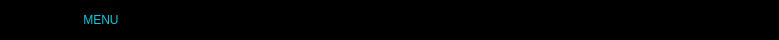
     <widget class="QFrame" name="frame_superior">
      <property name="minimumSize">
       <size>
        <width>0</width>
        <height>40</height>
       </size>
      </property>
      <property name="maximumSize">
       <size>
        <width>16777215</width>
        <height>40</height>
       </size>
      </property>
      <property name="styleSheet">
       <string notr="true">background-color: rgb(0, 0, 0);</string>
      </property>
      <property name="frameShape">
       <enum>QFrame::StyledPanel</enum>
      </property>
      <property name="frameShadow">
       <enum>QFrame::Raised</enum>
      </property>
      <property name="lineWidth">
       <number>1</number>
      </property>
      <layout class="QHBoxLayout" name="horizontalLayout_2">
       <property name="spacing">
        <number>2</number>
       </property>
       <property name="leftMargin">
        <number>0</number>
       </property>
       <property name="topMargin">
        <number>0</number>
       </property>
       <property name="rightMargin">
        <number>0</number>
       </property>
       <property name="bottomMargin">
        <number>0</number>
       </property>
       <item>
        <widget class="QPushButton" name="bt_menu">
         <property name="minimumSize">
          <size>
           <width>200</width>
           <height>35</height>
          </size>
         </property>
         <property name="maximumSize">
          <size>
           <width>16777215</width>
           <height>35</height>
          </size>
         </property>
         <property name="styleSheet">
          <string notr="true">QPushButton{
background-color:rgb(0, 0, 0);
color: rgb(20, 200, 220);
font: 87 12pt &quot;Arial Black&quot;;
border-radius:0px;
}
QPushButton:hover{
background-color:white;
font: 87 12pt &quot;Arial Black&quot;;
}</string>
         </property>
         <property name="text">
          <string>MENU</string>
         </property>
         <property name="icon">
          <iconset>
           <normaloff>../imagenes/icono menu.png</normaloff>../imagenes/icono menu.png</iconset>
         </property>
         <property name="iconSize">
          <size>
           <width>32</width>
           <height>32</height>
          </size>
         </property>
        </widget>
       </item>
       <item>
        <spacer name="horizontalSpacer">
         <property name="orientation">
          <enum>Qt::Horizontal</enum>
         </property>
         <property name="sizeHint" stdset="0">
          <size>
           <width>441</width>
           <height>20</height>
          </size>
         </property>
        </spacer>
       </item>
       <item>
        <widget class="QPushButton" name="bt_minimizar">
         <property name="maximumSize">
          <size>
           <width>16777215</width>
           <height>35</height>
          </size>
         </property>
         <property name="styleSheet">
          <string notr="true">QPushButton{
border:0px;
}
QPushButton:hover{
border:5px solid #aa00ff;
background-color:#ffff00;
}</string>
         </property>
         <property name="text">
          <string/>
         </property>
         <property name="icon">
          <iconset>
           <normaloff>../imagenes/icono minimizar.png</normaloff>../imagenes/icono minimizar.png</iconset>
         </property>
         <property name="iconSize">
          <size>
           <width>32</width>
           <height>32</height>
          </size>
         </property>
        </widget>
       </item>
       <item>
        <widget class="QPushButton" name="bt_restaurar">
         <property name="maximumSize">
          <size>
           <width>16777215</width>
           <height>35</height>
          </size>
         </property>
         <property name="styleSheet">
          <string notr="true">QPushButton{
border:0px;
}
QPushButton:hover{
border:5px solid #aa00ff;
background-color:rgb(0, 255, 127);
}</string>
         </property>
         <property name="text">
          <string/>
         </property>
         <property name="icon">
          <iconset>
           <normaloff>../imagenes/icono restaurar.png</normaloff>../imagenes/icono restaurar.png</iconset>
         </property>
         <property name="iconSize">
          <size>
           <width>32</width>
           <height>32</height>
          </size>
         </property>
        </widget>
       </item>
       <item>
        <widget class="QPushButton" name="bt_maximizar">
         <property name="maximumSize">
          <size>
           <width>16777215</width>
           <height>35</height>
          </size>
         </property>
         <property name="styleSheet">
          <string notr="true">QPushButton{
border:0px;
}
QPushButton:hover{
border:5px solid #aa00ff;
background-color:rgb(0, 255, 0);
}</string>
         </property>
         <property name="text">
          <string/>
         </property>
         <property name="icon">
          <iconset>
           <normaloff>../imagenes/icono maximizar 3.png</normaloff>../imagenes/icono maximizar 3.png</iconset>
         </property>
         <property name="iconSize">
          <size>
           <width>32</width>
           <height>32</height>
          </size>
         </property>
        </widget>
       </item>
       <item>
        <widget class="QPushButton" name="bt_cerrar">
         <property name="maximumSize">
          <size>
           <width>16777215</width>
           <height>35</height>
          </size>
         </property>
         <property name="styleSheet">
          <string notr="true">QPushButton{
border:0px;
}
QPushButton:hover{
border:5px solid #aa00ff;
background-color:rgb(255, 0, 0);
}</string>
         </property>
         <property name="text">
          <string/>
         </property>
         <property name="icon">
          <iconset>
           <normaloff>../imagenes/icono cerrar.png</normaloff>../imagenes/icono cerrar.png</iconset>
         </property>
         <property name="iconSize">
          <size>
           <width>32</width>
           <height>32</height>
          </size>
         </property>
        </widget>
       </item>
      </layout>
     </widget>
